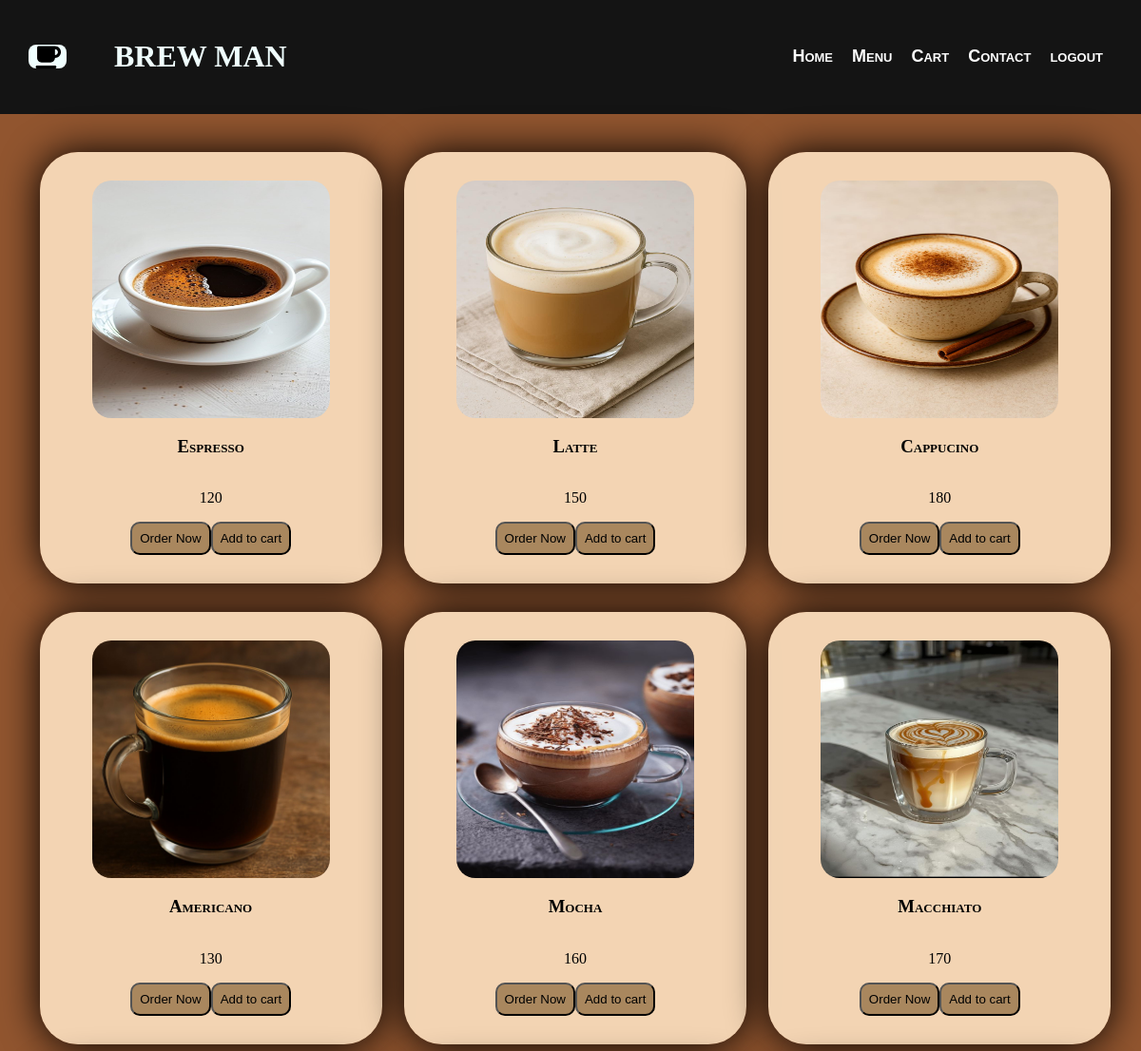
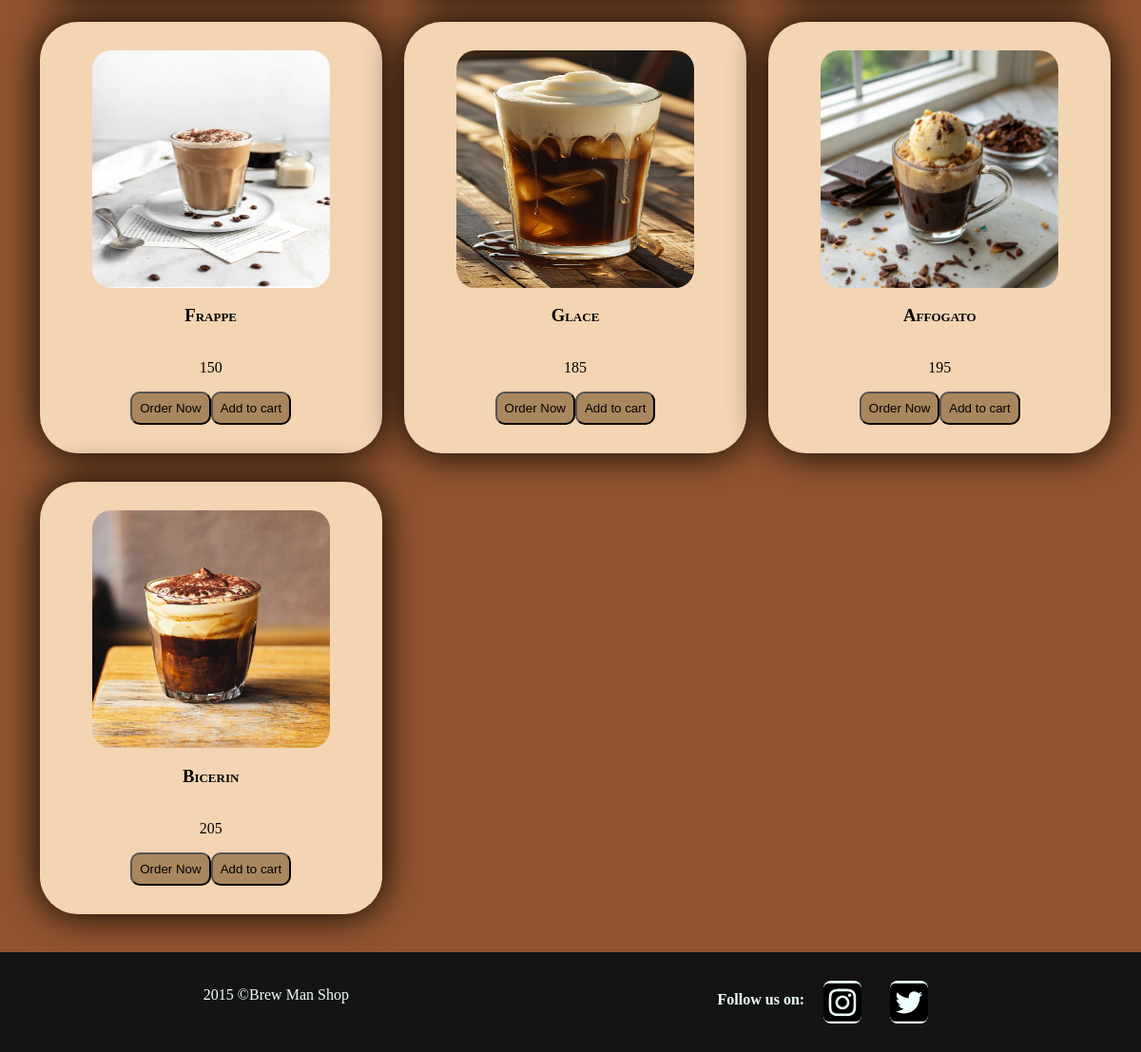
The page /menu/ (signed in) on the database its author committed (2 pictures, top to bottom).
### app/models.py (models this page shows, shortened)
class menu(models.Model):
    menu_name=models.CharField(max_length=100)
    menu_price=models.IntegerField()
    menu_description=models.TextField()
    menu_image=models.ImageField()

### app/views.py (the view)
# urls.py: path('menu/',views.menu_page,name='menu'),
@login_required
def menu_page(request):
    a=menu.objects.all()
    return render(request,'menu.html',{'a':a})

### app/templates/menu.html
{% extends 'base.html' %}
{% load static %}
{% block body %}
    <link rel="stylesheet" href="{% static 'css/menu.css' %}">
    <div class="contain">
        {% for i in a %}
        <div class="card">
             <img src="{{ i.menu_image.url }}" alt="">
            <h3>{{ i.menu_name }}</h3>
            <p>{{ i.menu_price }}</p>
            <div class="bt">
            <a href="{% url 'order' %}?drink={{ i.menu_name }}"><button>Order Now</button></a>
            <a href="{% url 'addcart' i.id %}"><button>Add to cart</button></a>
            </div>
          </div>
    {% endfor %}
        </div>
{% endblock %}

### app/templates/base.html (shortened to what this page needs)
{% load static %}
<!DOCTYPE html>
<html lang="en">
<head>
    <link rel="stylesheet" href="{% static 'css/base.css' %}">
</head>
<body>
    <div class="br">
    <header>
    <h1>BREW MAN</h1>
    <h2>
        <nav>
            {% if request.user.is_authenticated %}
            <li><a href="{% url 'index' %}">Home</a></li>
            <li><a href="{% url 'menu' %}">Menu</a></li>
            <li><a href="{% url 'cart' %}">Cart</a></li>
            <li><a href="{% url 'contact' %}">Contact</a></li>
            <li><a href="{% url 'logout' %}">logout</a></li>
            {% else %}
            <li><a href="{% url 'index' %}">Home</a></li>
            <li><a href="{% url 'login' %}">login</a></li>
            <li><a href="{% url 'signup' %}">signup</a></li>
            {% endif %}
        </nav>
    </h2>
    </header>
    </div>
{% block body %}
{% endblock %}
    <footer>
        <p>2015 &copy;Brew Man Shop</p>
        <div class="End">
             <h4>Follow us on:</h4>
        </div>
    </footer>
</body>
</html>

### static/css/base.css (style rules this page uses)
body { background-color: rgb(145, 85, 47); margin: 0px; }
.br h1 { display: inline; margin-inline-start: 40px; color: azure; }
h2 { margin-left: auto; }
nav { display: flex; font-size: large; font-family: Arial, Helvetica, sans-serif; }
nav li { list-style: none; margin-right: 20px; }
nav a { text-decoration:none; color: rgb(255, 255, 255); }
header { display:flex; flex-wrap: wrap; justify-content: space-between; align-items: center; padding: 20px; background-color: #141414; font-variant: small-caps; }
footer { display: flex; justify-content:space-around; padding: 20px; background-color: rgb(20, 20, 20); color: azure; }
.End { display:flex; color: azure; gap: 10px; }
svg { justify-content: space-between; width: 40px ; color: azure; background-color: azure; border-radius: 8px; margin: 10px; }

### static/css/menu.css (style rules this page uses)
.card img { width: 250px; height: 250px; border-radius: 20px; border-width: 10px; }
.card { background-color: rgba(255, 228, 196, 0.89); width: 300px; padding: 30px; display: flex; flex-direction: column; justify-content: center; align-items: center; box-shadow: 0 0 40px black; border-radius: 40px; font-variant: small-caps; }
.contain { display: grid; grid-template-columns: repeat(3,350px); gap: 30px; justify-content: space-around; margin: 40px; }
.card p { color: rgb(0, 0, 0); }
.card button { background-color:rgba(151, 116, 73, 0.792); color: rgb(0, 0, 0); border-radius: 10px; padding: 8px; }
.bt { display: flex; }

### rows shown on the page
menu: menu_image (picture), menu_name "Espresso", menu_price "120"
menu: menu_image (picture), menu_name "Latte", menu_price "150"
menu: menu_image (picture), menu_name "Cappucino", menu_price "180"
menu: menu_image (picture), menu_name "Americano", menu_price "130"
menu: menu_image (picture), menu_name "Mocha", menu_price "160"
menu: menu_image (picture), menu_name "Macchiato", menu_price "170"
menu: menu_image (picture), menu_name "Frappe", menu_price "150"
menu: menu_image (picture), menu_name "Glace", menu_price "185"
menu: menu_image (picture), menu_name "Affogato", menu_price "195"
menu: menu_image (picture), menu_name "Bicerin", menu_price "205"
